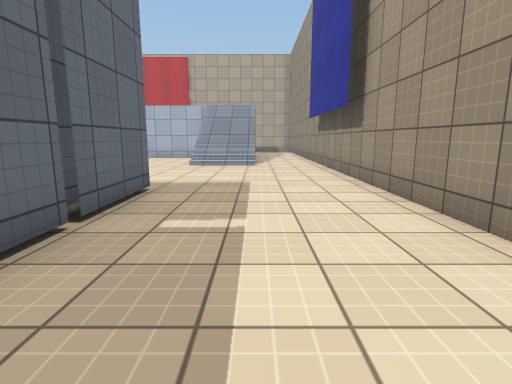
View 1 (above)

20 first-person views from a walk through a scene from a Unity 3-D project. The camera is 1.2 m above the floor, tilts 10° down and sees 80° across. The floor is counted in squares, 1.2 m on a side. Each view is taken from the middle of a square. On the plan, view 1 faces up. The plan holds only what a view shows up to about 12 squares ahead; the rest is blank. The place goes on beyond the plan. The player character is not drawn. Surface patterns are stand-ins for the level's own textures.

View 2
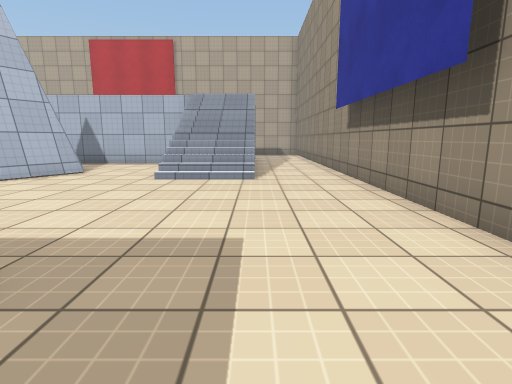

View 3
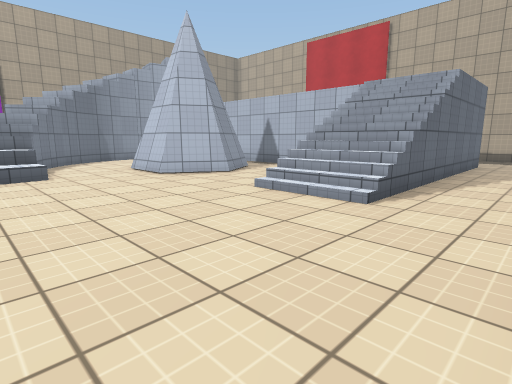

View 4
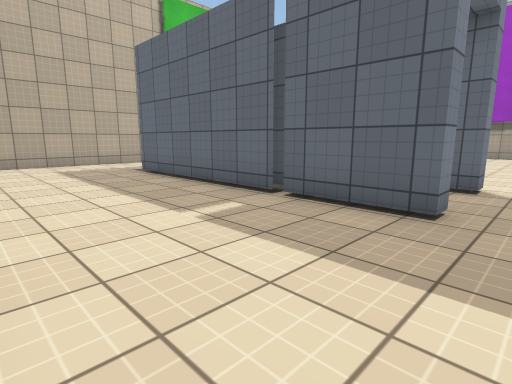

View 5
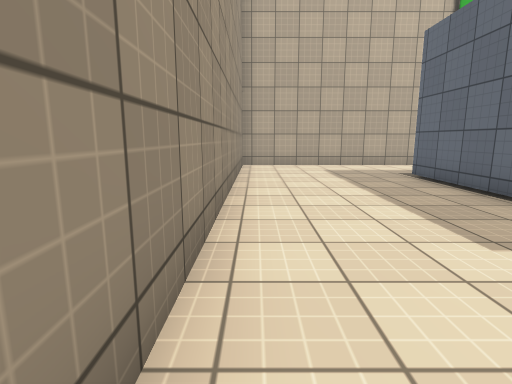

View 6
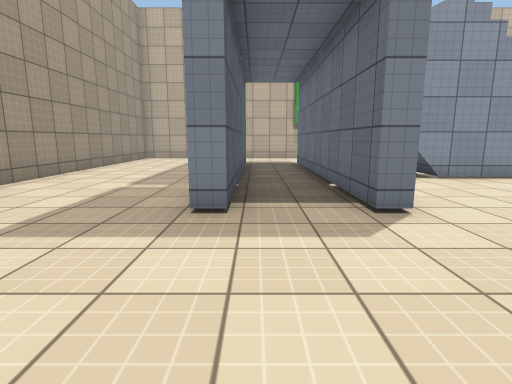

View 7
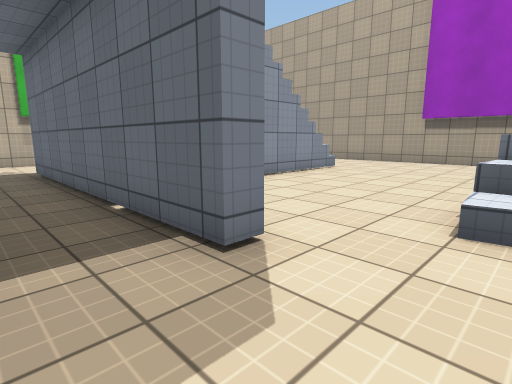

View 8
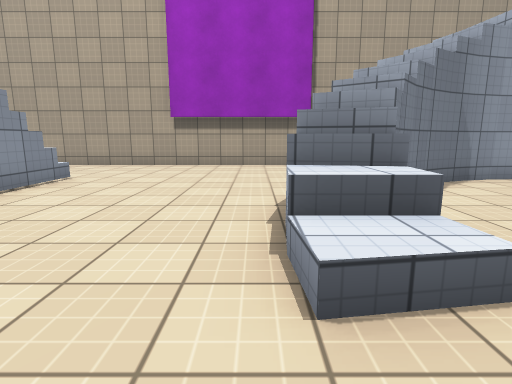

View 9
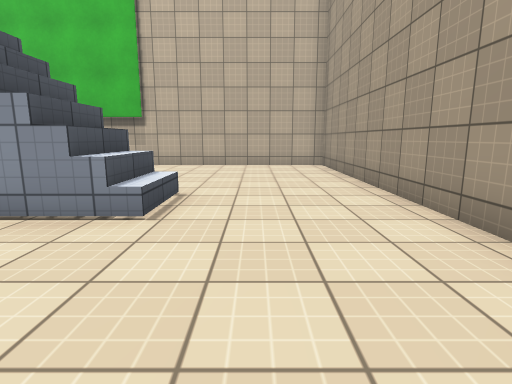

View 10
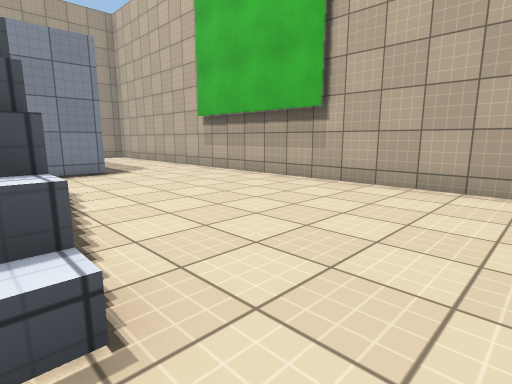

View 11
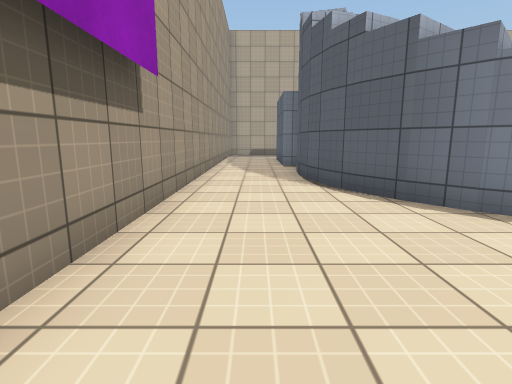

View 12
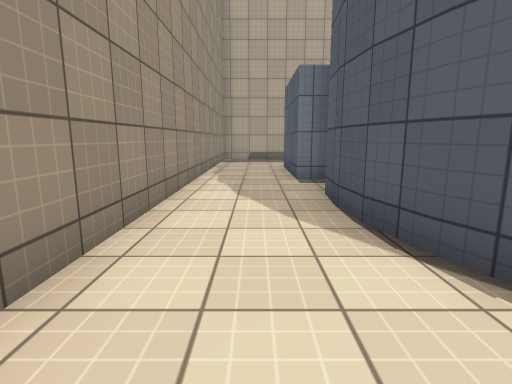

View 13
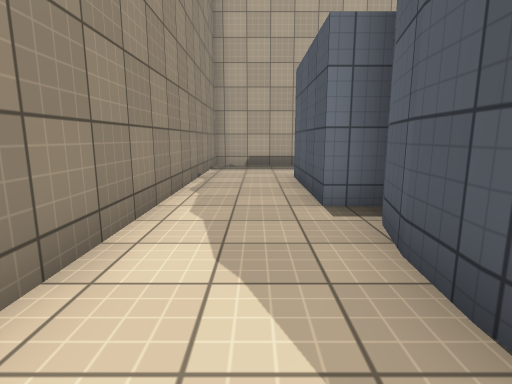

View 14
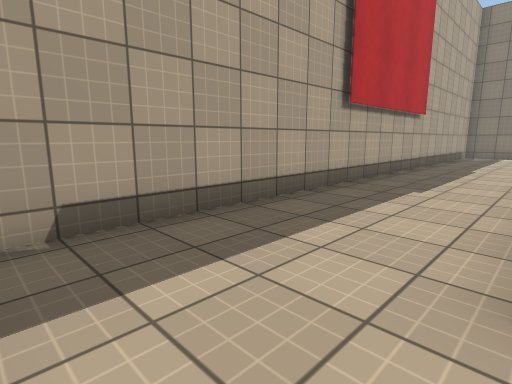

View 15
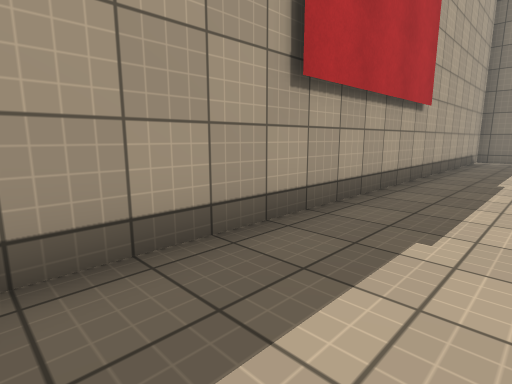

View 16
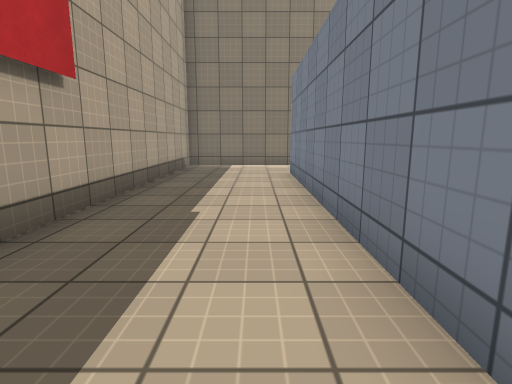

View 17
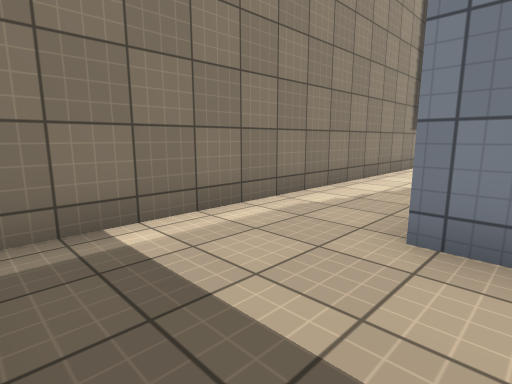

View 18
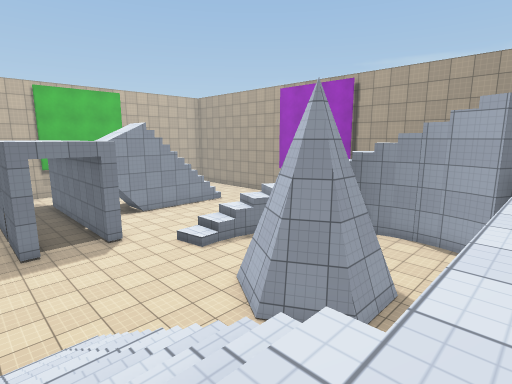

View 19
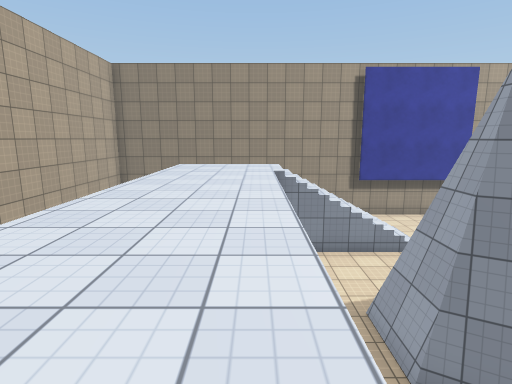

View 20
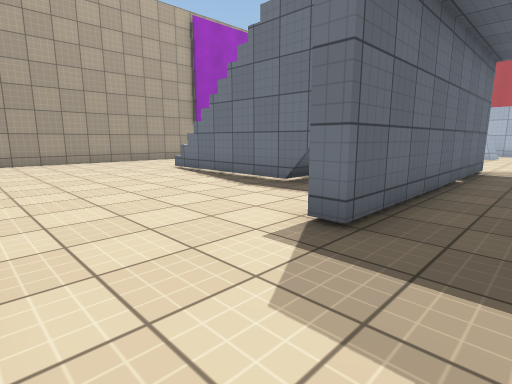

### Floor plan
Key: @ floor where view 1 was taken; # wall or solid block; . main floor; : floor 3.25 m higher than the main floor; + floor 6 m higher than the main floor; / step, stairs or slope; = window, fence, low wall or low ledge; v drop or lower ground; O other object.
Columns run from 17 left of view 1 to 3 right of it. Each row starts with its distance up from view 1.
 24 #####################
 23 #...................#
 22 #...................#
 21 #...................#
 20 #................#..#
 19 #..:   ::::::::::...#
 18 #..:  :::::::::::...#
 17 #..: ::::::::::::...#
 16 #...+#.........///..#
 15 #..# ..........///..#
 14 #..# ....###...///..#
 13 #..# ... ###...//v..#
 12 #..##... ###...//=..#
 11 #...#O..............#
 10 #...##/.............#
  9 #....#//#...........#
  8 #......////.........#
  7 #...................#
  6 #...................#
  5 #...........#..#....#
  4 #...........#..#....#
  3 #.......... #..#....#
  2 #....////// #..#....#
  1 #....////// #..#....#
  0 #...........#..#.@..#
 -1 #...........#..#....#
 -2 #...........#..#....#
 -3 #...................#
 -4 #...................#
 -5 #...................#
 -6 #####################

Where each view was taken, in squares from view 1:
view 1: 0 up, 0 right, facing up
view 2: 4 up, 0 right, facing up
view 3: 7 up, 2 right, facing up-left
view 4: 7 up, 2 right, facing down-left
view 5: 6 up, 2 right, facing down
view 6: 10 up, 3 left, facing down
view 7: 8 up, 3 left, facing down-left
view 8: 7 up, 5 left, facing left
view 9: 6 up, 14 left, facing down
view 10: 1 up, 14 left, facing down-right
view 11: 5 up, 15 left, facing up
view 12: 9 up, 15 left, facing up
view 13: 12 up, 15 left, facing up
view 14: 20 up, 16 left, facing up-right
view 15: 21 up, 13 left, facing up-right
view 16: 21 up, 9 left, facing right
view 17: 23 up, 1 left, facing down-right
view 18: 17 up, 1 left, facing down-left
view 19: 17 up, 12 left, facing right
view 20: 5 down, 3 left, facing up-left
